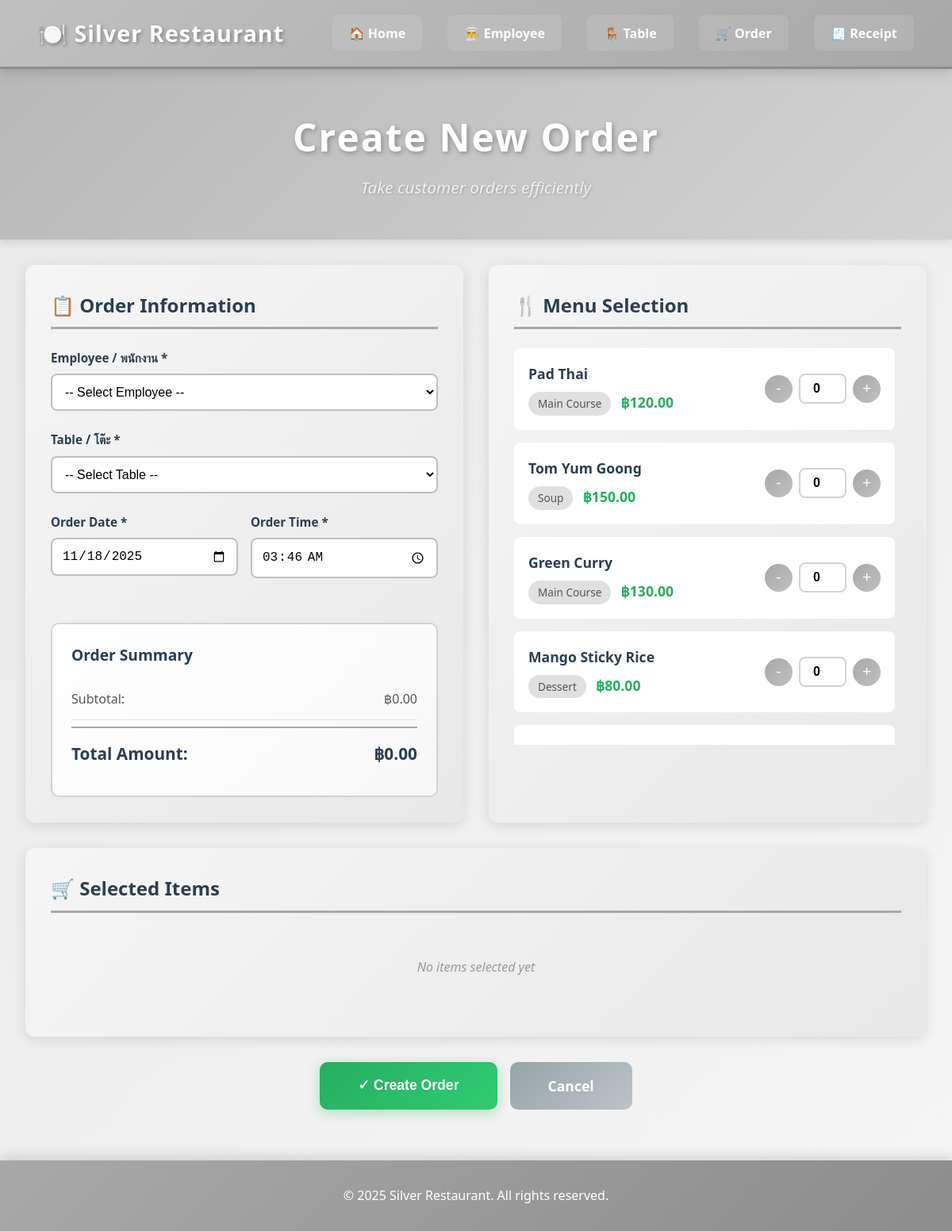
The app's page /OrderUi.php with its own data.
### tables this page shows
CREATE TABLE menu (
    menu_id INTEGER PRIMARY KEY AUTOINCREMENT,
    menu_name TEXT NOT NULL,
    category TEXT NOT NULL,
    menu_price REAL NOT NULL
);

### OrderUi.php (the view, shortened to what this page needs)
<?php
require('DBConnect.php');
$menus = $db->query("SELECT menu_id, menu_name, category, menu_price FROM menu")->fetchAll(PDO::FETCH_ASSOC);
?>
<!DOCTYPE html>
<html lang="en">
<head>
    <link rel="stylesheet" href="ref.css">
    <link rel="stylesheet" href="OrderUi.css">
</head>
<body>
    <nav class="navbar">
        <div class="nav-brand">
            <h1>🍽️ Silver Restaurant</h1>
        </div>
        <ul class="nav-menu">
            <li><a href="index.php">🏠 Home</a></li>
            <li><a href="employee.php">👨‍🍳 Employee</a></li>
            <li><a href="tableU.php">🪑 Table</a></li>
            <li><a href="OrderUi.php">🛒 Order</a></li>
            <li><a href="receipt.php">🧾 Receipt</a></li>
        </ul>
    </nav>
    <div class="hero-section">
        <h2 class="hero-title">Create New Order</h2>
        <p class="hero-subtitle">Take customer orders efficiently</p>
    </div>
    <div class="order-container">
        <form action="OrderProcess.php" method="POST" id="orderForm">
            <div class="form-grid">
                <div class="order-info-section">
                    <h3 class="section-title">📋 Order Information</h3>
                    <div class="form-group">
                        <label for="employee_id">Employee / พนักงาน *</label>
                        <select id="employee_id" name="employee_id" required>
                            <option value="">-- Select Employee --</option>
                        </select>
                    </div>
                    <div class="form-group">
                        <label for="table_id">Table / โต๊ะ *</label>
                        <select id="table_id" name="table_id" required>
                            <option value="">-- Select Table --</option>
                        </select>
                    </div>
                    <div class="form-row">
                        <div class="form-group">
                            <label for="order_date">Order Date *</label>
                            <input type="date" id="order_date" name="order_date"
                                   value="<?php echo date('Y-m-d'); ?>" required>
                        </div>
                        <div class="form-group">
                            <label for="order_time">Order Time *</label>
                            <input type="time" id="order_time" name="order_time"
                                   value="<?php echo date('H:i'); ?>" required>
                        </div>
                    </div>
                    <div class="order-summary">
                        <h4>Order Summary</h4>
                        <div class="summary-row">
                            <span>Subtotal:</span>
                            <span id="subtotal">฿0.00</span>
                        </div>
                        <div class="summary-row total">
                            <span>Total Amount:</span>
                            <span id="total_amount">฿0.00</span>
                        </div>
                    </div>
                </div>
                <div class="menu-selection-section">
                    <h3 class="section-title">🍴 Menu Selection</h3>
                    <div class="menu-list" id="menuList">
                        <?php foreach($menus as $menu): ?>
                            <div class="menu-item" data-menu-id="<?php echo $menu['menu_id']; ?>"
                                 data-menu-name="<?php echo htmlspecialchars($menu['menu_name']); ?>"
                                 data-menu-price="<?php echo $menu['menu_price']; ?>">
                                <div class="menu-info">
                                    <h4><?php echo $menu['menu_name']; ?></h4>
                                    <span class="category"><?php echo $menu['category']; ?></span>
                                    <span class="price">฿<?php echo number_format($menu['menu_price'], 2); ?></span>
                                </div>
                                <div class="menu-actions">
                                    <button type="button" class="btn-minus" onclick="decreaseQuantity(<?php echo $menu['menu_id']; ?>)">-</button>
                                    <input type="number" class="quantity-input" id="qty_<?php echo $menu['menu_id']; ?>"
                                           value="0" min="0" readonly>
                                    <button type="button" class="btn-plus" onclick="increaseQuantity(<?php echo $menu['menu_id']; ?>)">+</button>
                                </div>
                            </div>
                        <?php endforeach; ?>
                    </div>
                </div>
            </div>
            <div class="selected-items-section">
                <h3 class="section-title">🛒 Selected Items</h3>
                <div id="selectedItemsList" class="selected-list">
                    <p class="empty-message">No items selected yet</p>
                </div>
            </div>
            <div class="form-actions">
                <button type="submit" class="btn-submit">✓ Create Order</button>
                <a href="index.php" class="btn-cancel">Cancel</a>
            </div>
        </form>
    </div>
    <footer class="footer">
        <p>&copy; 2025 Silver Restaurant. All rights reserved.</p>
    </footer>
</body>
</html>

### ref.css (style rules this page uses)
* { margin: 0; padding: 0; box-sizing: border-box; }
body { font-family: 'Segoe UI', Tahoma, Geneva, Verdana, sans-serif; background: linear-gradient(135deg, #e8e8e8 0%, #f5f5f5 100%); color: #2c3e50; line-height: 1.6; min-height: 100vh; }
.navbar { background: linear-gradient(135deg, #c0c0c0 0%, #a8a8a8 100%); box-shadow: 0 4px 15px rgba(0, 0, 0, 0.15); display: flex; justify-content: space-between; align-items: center; padding: 1.2rem 3rem; position: sticky; top: 0; z-index: 1000; border-bottom: 3px solid #8c8c8c; }
.nav-brand h1 { color: #fff; font-size: 1.8rem; font-weight: 700; text-shadow: 2px 2px 4px rgba(0, 0, 0, 0.3); letter-spacing: 1px; }
.nav-menu { display: flex; list-style-type: none; align-items: center; gap: 2rem; }
.nav-menu li a { text-decoration: none; color: #fff; font-weight: 600; font-size: 1rem; padding: 0.6rem 1.2rem; border-radius: 8px; transition: all 0.3s ease; background: rgba(255, 255, 255, 0.1); border: 2px solid transparent; }
.hero-section { background: linear-gradient(135deg, #b8b8b8 0%, #d3d3d3 100%); padding: 3rem 2rem; text-align: center; box-shadow: 0 4px 10px rgba(0, 0, 0, 0.1); margin-bottom: 2rem; }
.hero-title { color: #fff; font-size: 3rem; font-weight: 700; margin-bottom: 0.5rem; text-shadow: 2px 2px 6px rgba(0, 0, 0, 0.3); letter-spacing: 2px; }
.hero-subtitle { color: #f0f0f0; font-size: 1.3rem; font-style: italic; text-shadow: 1px 1px 3px rgba(0, 0, 0, 0.2); }
.section-title { color: #2c3e50; font-size: 2rem; font-weight: 700; }
.menu-actions { display: flex; gap: 0.5rem; align-items: center; }
.form-group { margin-bottom: 1.5rem; }
.form-row { display: grid; grid-template-columns: 1fr 1fr; gap: 1rem; }
.form-group label { display: block; color: #2c3e50; font-weight: 600; margin-bottom: 0.5rem; font-size: 0.95rem; }
.btn-cancel, .btn-submit, .btn-delete { padding: 0.8rem 2rem; border: none; border-radius: 50px; font-size: 1rem; font-weight: 600; cursor: pointer; transition: all 0.3s ease; }
.btn-cancel { background: #e0e0e0; color: #5a5a5a; }
.btn-submit { background: linear-gradient(135deg, #4CAF50 0%, #45a049 100%); color: #fff; box-shadow: 0 4px 15px rgba(76, 175, 80, 0.3); }
.footer { background: linear-gradient(135deg, #a8a8a8 0%, #8c8c8c 100%); color: #fff; text-align: center; padding: 2rem; margin-top: 4rem; box-shadow: 0 -4px 15px rgba(0, 0, 0, 0.15); }
.footer p { font-size: 1rem; font-weight: 500; }

### records on screen
menu: menu_name "Pad Thai", category "Main Course", menu_price "120.00"
menu: menu_name "Tom Yum Goong", category "Soup", menu_price "150.00"
menu: menu_name "Green Curry", category "Main Course", menu_price "130.00"
menu: menu_name "Mango Sticky Rice", category "Dessert", menu_price "80.00"
